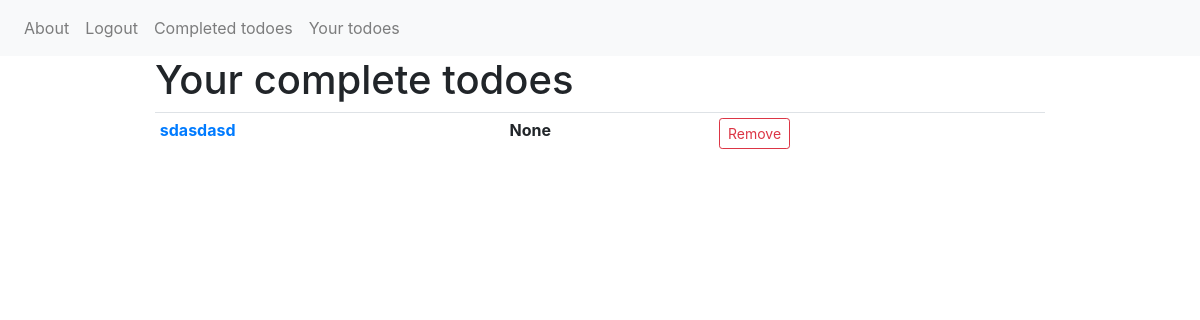
Page /todoes/completed_todoes/ (signed in) on the earlier database version.
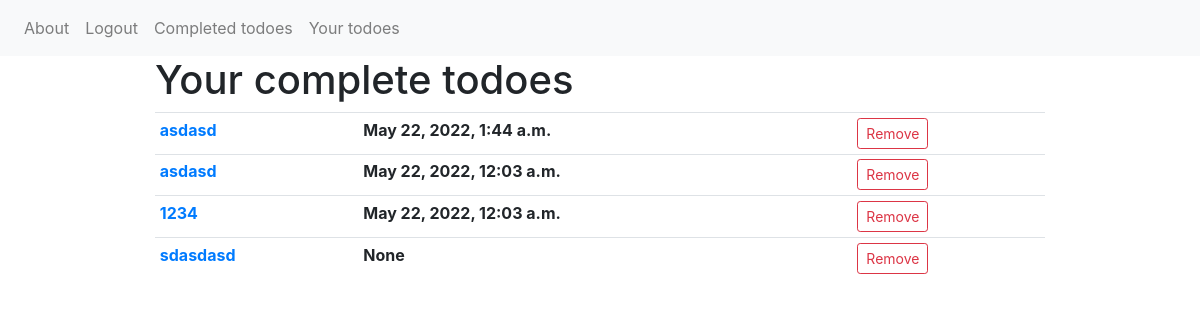
Same page on the later database version.
### todolist/models.py (models this page shows)
class Todo(models.Model):
    title = models.CharField(max_length=200, blank=True)
    body = models.CharField(max_length=2000, blank=True)
    timestamp_create = models.DateTimeField(auto_now_add=True)
    timestamp_todo = models.DateTimeField(blank=True)
    timestamp_done = models.DateTimeField(null=True)
    status = models.BooleanField(default=False)
    user = models.ForeignKey(User, on_delete=models.CASCADE)

### todolist/views.py (the view)
# urls.py: path('todoes/completed_todoes/', CompleteTodoesPage.as_view(), name='completed_todoes'),
class CompleteTodoesPage(View, DataMixin, LoginRequiredMixin):
    template_name = 'todolist/complete_todoes.html'
    title = 'Complete todoes'
    def get(self, request):
        compl_todoes = Todo.objects.filter(user_id=request.user.id, status=True).order_by('-timestamp_done')
        return render(request, self.template_name, {'menu': self.logged_menu,
                                                    'title': self.title,
                                                    'todoes': compl_todoes})

### todolist/templates/todolist/complete_todoes.html (shortened to what this page needs)
{% extends 'todolist/base.html' %}
{% block content %}
<h1>Your complete todoes</h1>
<table class="table table-sm">
    <tbody>
    {% if todoes %}
    {% for todo in todoes %}
    <tr>
        <th scope="col"><a href="{% url 'todo' todo.pk %}">{{todo.title}}</a></th>
        <th scope="col">{{todo.timestamp_done}}</th>
        <th scope="col">
            <form action="{% url 'remove_todo'%}" method="post">
                <button type="submit" class="btn btn-outline-danger btn-sm" name="remove_todo">Remove</button>
            </form>
        </th>
    </tr>
    {% endfor %}
    {% endif %}
    </tbody>
</table>
{% endblock %}

Differences in the rows shown:
now on this page (row edited): Todo: title "asdasd", timestamp_done "May 22, 2022, 1:44 a.m."
now on this page (row edited): Todo: title "asdasd", timestamp_done "May 22, 2022, 12:03 a.m."
added Todo: title "1234", timestamp_done "May 22, 2022, 12:03 a.m."
